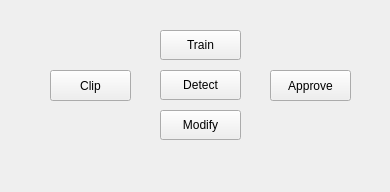
<?xml version="1.0" encoding="UTF-8"?>
<ui version="4.0">
 <class>Form</class>
 <widget class="QWidget" name="Form">
  <property name="geometry">
   <rect>
    <x>0</x>
    <y>0</y>
    <width>390</width>
    <height>192</height>
   </rect>
  </property>
  <property name="windowTitle">
   <string>Form</string>
  </property>
  <widget class="QPushButton" name="pushButton">
   <property name="geometry">
    <rect>
     <x>50</x>
     <y>70</y>
     <width>81</width>
     <height>31</height>
    </rect>
   </property>
   <property name="text">
    <string>Clip</string>
   </property>
  </widget>
  <widget class="QPushButton" name="pushButton_2">
   <property name="geometry">
    <rect>
     <x>160</x>
     <y>30</y>
     <width>81</width>
     <height>30</height>
    </rect>
   </property>
   <property name="text">
    <string>Train</string>
   </property>
  </widget>
  <widget class="QPushButton" name="pushButton_3">
   <property name="geometry">
    <rect>
     <x>270</x>
     <y>70</y>
     <width>81</width>
     <height>31</height>
    </rect>
   </property>
   <property name="text">
    <string>Approve</string>
   </property>
  </widget>
  <widget class="QPushButton" name="pushButton_4">
   <property name="geometry">
    <rect>
     <x>160</x>
     <y>70</y>
     <width>81</width>
     <height>30</height>
    </rect>
   </property>
   <property name="text">
    <string>Detect</string>
   </property>
  </widget>
  <widget class="QPushButton" name="pushButton_5">
   <property name="geometry">
    <rect>
     <x>160</x>
     <y>110</y>
     <width>81</width>
     <height>30</height>
    </rect>
   </property>
   <property name="text">
    <string>Modify</string>
   </property>
  </widget>
 </widget>
 <resources/>
 <connections/>
</ui>
